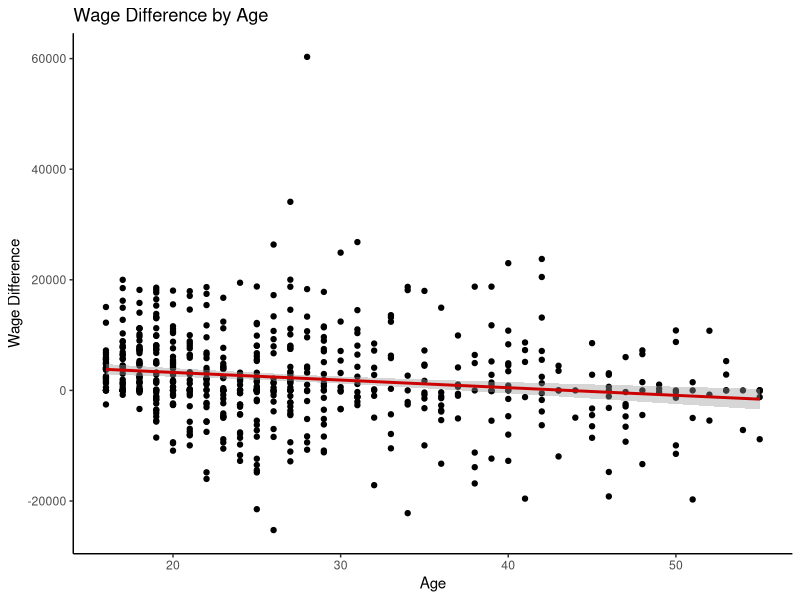
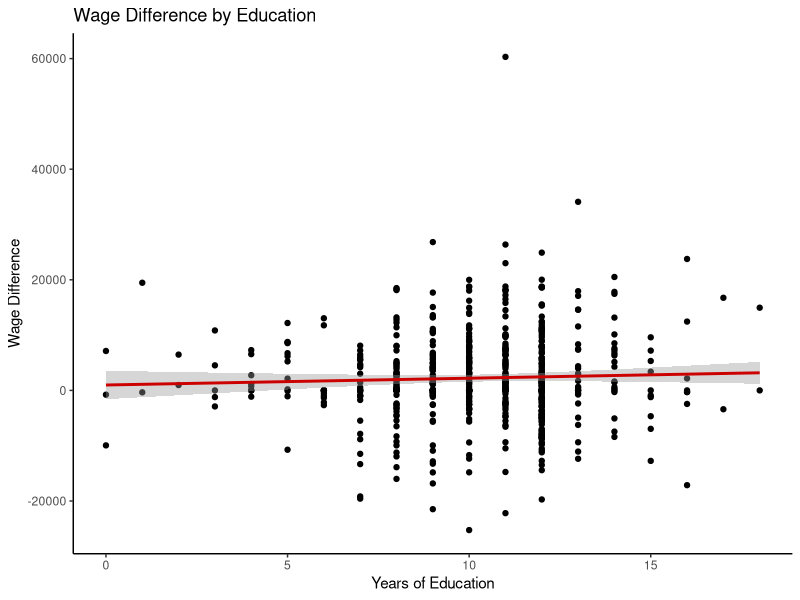
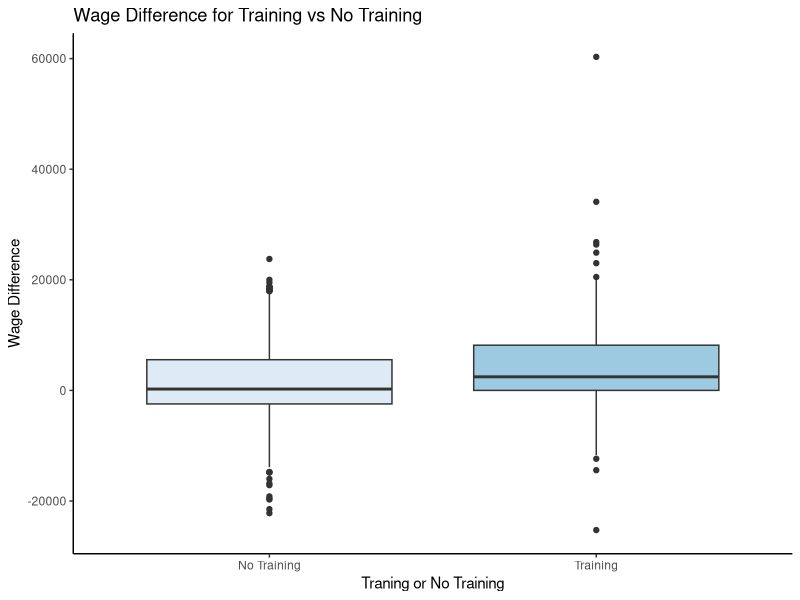
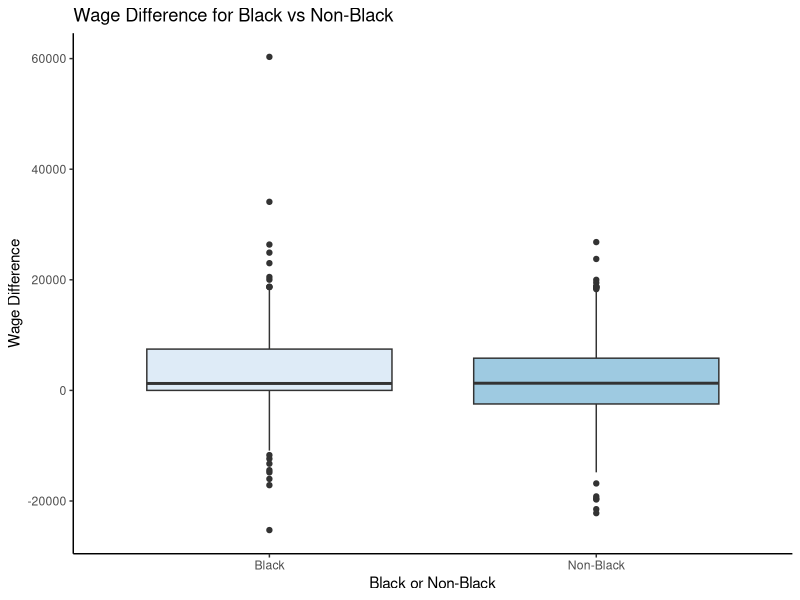
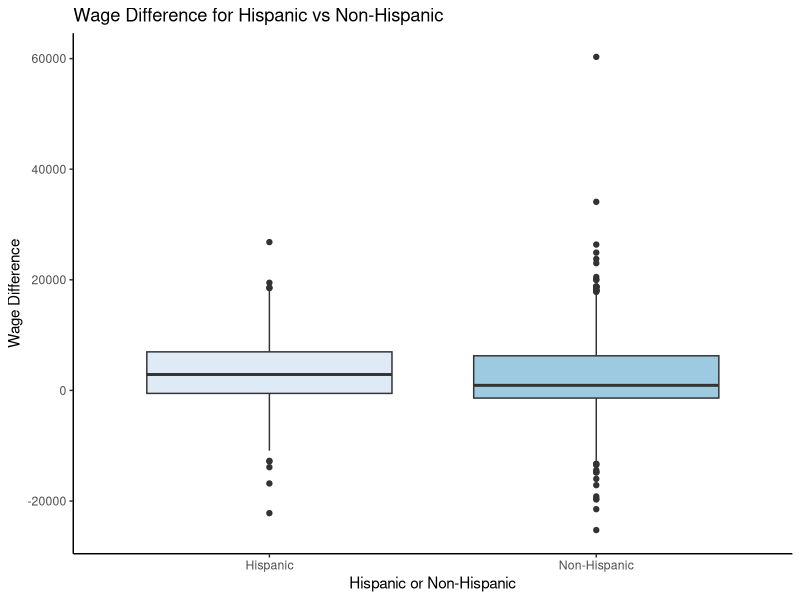
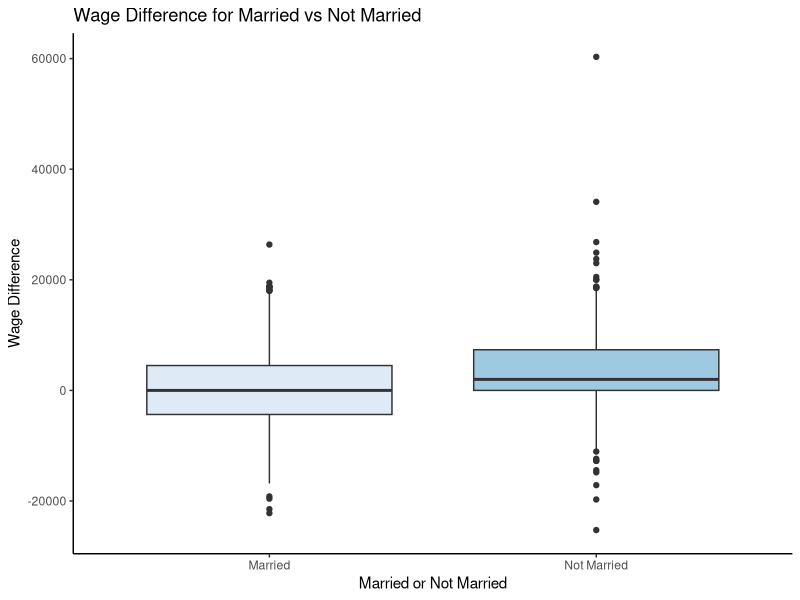
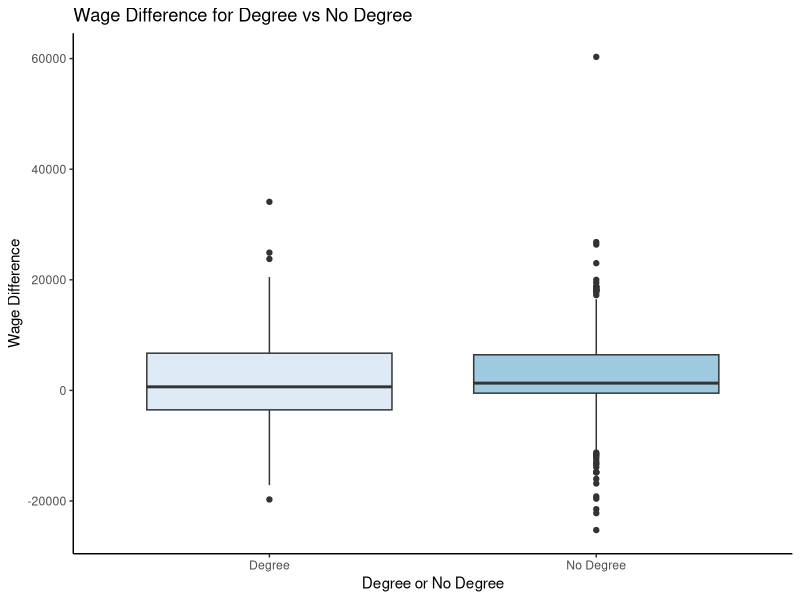
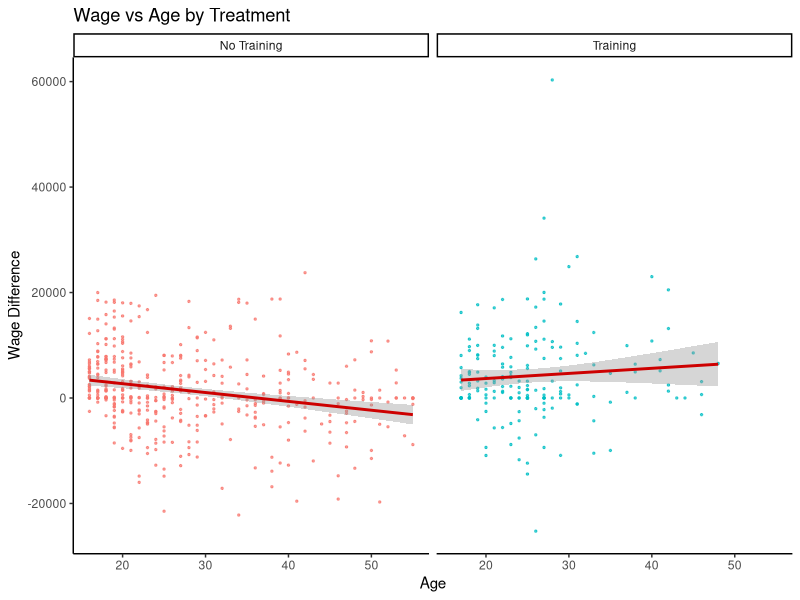

Source code (R) for these figures, in order:
## ---- chunk 1
knitr::opts_chunk$set(echo = TRUE)
options(xtable.comment = FALSE)
knitr::opts_chunk$set(fig.width=10, fig.height=5) 
## ---- chunk 2
library(xtable)
library(ggplot2)
library(rms)
library(arm)
library(e1071)
library(caret)
library(pROC)
setwd("../../../dataset/")
inc <- read.csv("lalondedata.txt", header = TRUE) 

# Observing the data set
summary(inc)
head(inc)
colnames(inc)

# Dropping the identifier row, as it is not required for our analysis
inc <- inc[,2:ncol(inc)]

# identifying what 0 and 1 means for each factor variable
inc$treat[inc$treat == 0] <- "No Training"
inc$treat[inc$treat == 1] <- "Training"

inc$black[inc$black == 0] <- "Non-Black"
inc$black[inc$black == 1] <- "Black"

inc$hispan[inc$hispan == 0] <- "Non-Hispanic"
inc$hispan[inc$hispan == 1] <- "Hispanic"

inc$married[inc$married == 0] <- "Not Married"
inc$married[inc$married == 1] <- "Married"

inc$nodegree[inc$nodegree == 1] <- "No Degree"
inc$nodegree[inc$nodegree == 0] <- "Degree"

# Converting the categorical variables into factor
inc$treat <- factor(inc$treat)
inc$black <- factor(inc$black)
inc$hispan <- factor(inc$hispan)
inc$married <- factor(inc$married)
inc$nodegree <- factor(inc$nodegree)

# Creating the response variable - comparing re78 against re74
inc$wage_diff <- inc$re78 - inc$re74

# look at revised data set
head(inc)
## ---- chunk 3
# wage vs age
ggplot(inc,aes(x=age, y=wage_diff)) +
  geom_point() + geom_smooth(method="lm",col="red3") + theme_classic() + theme(legend.position="none") +
  labs(title="Wage Difference by Age",y="Wage Difference",x="Age")
# wage vs educ
ggplot(inc,aes(x=educ, y=wage_diff)) +
  geom_point() + geom_smooth(method="lm",col="red3") + theme_classic() + theme(legend.position="none") +
  labs(title="Wage Difference by Education",y="Wage Difference",x="Years of Education")
## ---- chunk 4
# wage vs treat
ggplot(inc,aes(x=treat, y=wage_diff, fill=treat)) +
  geom_boxplot() + 
  scale_fill_brewer(palette="Blues") +
  labs(title="Wage Difference for Training vs No Training",y="Wage Difference",x="Traning or No Training") +
  theme_classic() + theme(legend.position="none")
# wage vs black
ggplot(inc,aes(x=black, y=wage_diff, fill=black)) +
  geom_boxplot() + 
  scale_fill_brewer(palette="Blues") +
  labs(title="Wage Difference for Black vs Non-Black",y="Wage Difference",x="Black or Non-Black") +
  theme_classic() + theme(legend.position="none")
# wage vs hispanic
ggplot(inc,aes(x=hispan, y=wage_diff, fill=hispan)) +
  geom_boxplot() + 
  scale_fill_brewer(palette="Blues") +
  labs(title="Wage Difference for Hispanic vs Non-Hispanic",y="Wage Difference",x="Hispanic or Non-Hispanic") +
  theme_classic() + theme(legend.position="none")
# wage vs married
ggplot(inc,aes(x=married, y=wage_diff, fill=married)) +
  geom_boxplot() + 
  scale_fill_brewer(palette="Blues") +
  labs(title="Wage Difference for Married vs Not Married",y="Wage Difference",x="Married or Not Married") +
  theme_classic() + theme(legend.position="none")
# wage vs degree
ggplot(inc,aes(x=nodegree, y=wage_diff, fill=nodegree)) +
  geom_boxplot() + 
  scale_fill_brewer(palette="Blues") +
  labs(title="Wage Difference for Degree vs No Degree",y="Wage Difference",x="Degree or No Degree") +
  theme_classic() + theme(legend.position="none")
## ---- chunk 5
# wage vs age by treat
ggplot(inc,aes(x=age, y=wage_diff)) +
  geom_point(size = .5, alpha = .7,aes(color=treat)) +
  geom_smooth(method="lm",col="red3") + theme_classic() + theme(legend.position="none") +
  labs(title="Wage vs Age by Treatment",y="Wage Difference",x="Age") +
  facet_wrap( ~ treat,ncol= 2) #this is number of "flavors"
# wage vs age by black
ggplot(inc,aes(x=age, y=wage_diff)) +
  geom_point(size = .5, alpha = .7,aes(color=black)) +
  geom_smooth(method="lm",col="red3") + theme_classic() + theme(legend.position="none") +
  labs(title="Wage vs Age by Black",y="Wage Difference",x="Age") +
  facet_wrap( ~ black,ncol= 2) #this is number of "flavors"
# wage vs age by hispan
ggplot(inc,aes(x=age, y=wage_diff)) +
  geom_point(size = .5, alpha = .7,aes(color=hispan)) +
  geom_smooth(method="lm",col="red3") + theme_classic() + theme(legend.position="none") +
  labs(title="Wage vs Age by Hispanic",y="Wage Difference",x="Age") +
  facet_wrap( ~ hispan,ncol= 2) #this is number of "flavors"
# wage vs age by married
ggplot(inc,aes(x=age, y=wage_diff)) +
  geom_point(size = .5, alpha = .7,aes(color=married)) +
  geom_smooth(method="lm",col="red3") + theme_classic() + theme(legend.position="none") +
  labs(title="Wage vs Age by Married",y="Wage Difference",x="Age") +
  facet_wrap( ~ married,ncol= 2) #this is number of "flavors"
# wage vs age by degree
ggplot(inc,aes(x=age, y=wage_diff)) +
  geom_point(size = .5, alpha = .7,aes(color=nodegree)) +
  geom_smooth(method="lm",col="red3") + theme_classic() + theme(legend.position="none") +
  labs(title="Wage vs Age by Degree",y="Wage Difference",x="Age") +
  facet_wrap( ~ nodegree,ncol= 2) #this is number of "flavors"
## ---- chunk 6
# wage vs educ by treat
ggplot(inc,aes(x=educ, y=wage_diff)) +
  geom_point(size = .5, alpha = .7,aes(color=treat)) +
  geom_smooth(method="lm",col="red3") + theme_classic() + theme(legend.position="none") +
  labs(title="Wage vs Education by Treatment",y="Wage Difference",x="Education") +
  facet_wrap( ~ treat,ncol= 2) #this is number of "flavors"
# wage vs educ by black
ggplot(inc,aes(x=educ, y=wage_diff)) +
  geom_point(size = .5, alpha = .7,aes(color=black)) +
  geom_smooth(method="lm",col="red3") + theme_classic() + theme(legend.position="none") +
  labs(title="Wage vs Education by Black",y="Wage Difference",x="Education") +
  facet_wrap( ~ black,ncol= 2) #this is number of "flavors"
# wage vs educ by hispan
ggplot(inc,aes(x=educ, y=wage_diff)) +
  geom_point(size = .5, alpha = .7,aes(color=hispan)) +
  geom_smooth(method="lm",col="red3") + theme_classic() + theme(legend.position="none") +
  labs(title="Wage vs Education by Hispanic",y="Wage Difference",x="Education") +
  facet_wrap( ~ hispan,ncol= 2) #this is number of "flavors"
# wage vs educ by married
ggplot(inc,aes(x=educ, y=wage_diff)) +
  geom_point(size = .5, alpha = .7,aes(color=married)) +
  geom_smooth(method="lm",col="red3") + theme_classic() + theme(legend.position="none") +
  labs(title="Wage vs Education by Married",y="Wage Difference",x="Education") +
  facet_wrap( ~ married,ncol= 2) #this is number of "flavors"
# wage vs educ by degree
ggplot(inc,aes(x=educ, y=wage_diff)) +
  geom_point(size = .5, alpha = .7,aes(color=nodegree)) +
  geom_smooth(method="lm",col="red3") + theme_classic() + theme(legend.position="none") +
  labs(title="Wage vs Education by Degree",y="Wage Difference",x="Education") +
  facet_wrap( ~ nodegree,ncol= 2) #this is number of "flavors"
## ---- chunk 7
# Removing obs 132
setwd("../../../dataset/")
NSW <- read.csv("lalondedata.txt")

NSW$treat <- factor(NSW$treat)
NSW$hispan <- factor(NSW$hispan)
NSW$black <- factor(NSW$black)
NSW$married <- factor(NSW$married)
NSW$nodegree <- factor(NSW$nodegree)
NSW$wage_diff <- NSW$re78 - NSW$re74
NSW$agec <- NSW$age - mean(NSW$age)
NSW$educ_c <- NSW$educ - mean(NSW$educ)

`%!in%` <- Negate(`%in%`)
NSW <- NSW[rownames(NSW) %!in% c(132), ]

# in this part of the code we just remove the outlier from our model, Mention in the EDA about his outlier
## ---- chunk 8

library(ggplot2)

modelbase <- lm(formula = wage_diff ~ treat + agec + black + hispan + educ + married + nodegree, data = NSW)
summary(modelbase)

## this chunk of code just returns the base model
## ---- chunk 9
# Linearity assumptions for baseline model
# now we use plot residuals to check for transformations
ggplot(NSW, aes(x=age ,y=modelbase$residual))+ geom_point() + geom_smooth() + ggtitle("Age vs Residuals")
# we see that model does well on linearity with age 

# educ vs residual -- roughly random and linearity satisfied but might consider transformation if desperate
ggplot(NSW, aes(x=educ ,y=modelbase$residual))+ geom_point() + geom_smooth() + ggtitle("Educ vs Residuals")

# now checking for independence, constant variance 

plot(modelbase, which =1)
plot(modelbase , which =2)
# check for ouliers and leverage point . we find some but none are influential points
plot(modelbase, which =4)
plot(modelbase, which =5)
# we do model assessment for here for base model here
## ---- chunk 10
null_model <- lm(formula = wage_diff ~ treat + agec + black + hispan + treat:agec + treat:hispan + treat:black + agec:black + agec:hispan, data = NSW)
full_model <- lm(formula = wage_diff ~ treat + agec + black + hispan + educ_c + married + nodegree + treat:agec + treat:hispan + treat:black + agec:black + agec:hispan + educ_c:treat + educ_c:hispan, data = NSW)
Model_stepwise <- step(null_model, scope = formula(full_model), direction="both",trace=0)
Model_stepwise$call

AIC <- lm(formula = wage_diff ~ treat + agec + married + treat:agec, data = NSW)
BIC <- lm(formula = wage_diff ~ treat + agec + treat:agec, data = NSW)
anova(BIC, AIC)

# AIC and BIC give same variables except married; by taking into account the EDA 
# and comparing the two with annova, we choose AIC model as the main model
summary(AIC)
# Feature selection is going to be the next step here
## ---- chunk 11
null_model <- lm(formula = wage_diff ~ treat + agec + black + hispan + treat:agec + treat:hispan + treat:black + agec:black + agec:hispan, data = NSW)
full_model <- lm(formula = wage_diff ~ treat + agec + black + hispan + educ_c + married + nodegree + treat:agec + treat:hispan + treat:black + agec:black + agec:hispan + educ_c:treat + educ_c:hispan, data = NSW)
Model_stepwise <- step(null_model, scope = formula(full_model), direction="both",trace=0)
Model_stepwise$call

AIC <- lm(formula = wage_diff ~ treat + agec + married + treat:agec, data = NSW)
BIC <- lm(formula = wage_diff ~ treat + agec + treat:agec, data = NSW)
anova(BIC, AIC)

# AIC and BIC give same variables except married; by taking into account the EDA 
# and comparing the two with annova, we choose AIC model as the main model
summary(AIC)
# Feature selection has been done in this part of the model
## ---- chunk 12
# Just to confirm we add each interaction in the null model and two we found interesting in the EDA one by one
# to our AIC and do an anova test and see that none of them significantly improved our fit for the model
# so we keep AIC (renamed as main model) as our final model
# please not that for annova we are adding the interactions to the tes_model 

main_model <- lm(formula = wage_diff ~ treat + age + married + treat:age, data = NSW)
test_model <- lm(formula = wage_diff ~ treat + age + married + treat:age + nodegree, data = NSW)
anova(main_model, test_model)

## ---- chunk 13
main_model <- lm(formula = wage_diff ~ agec + treat + married + agec:treat, data = NSW)
summary(main_model)
library(ggplot2)
ggplot(NSW, aes(x=agec, y = wage_diff)) + geom_point() + geom_smooth()
# roughly linear for age


plot(main_model, which = 1)
# constant variance and independence but we need to check outliers
plot(main_model, which = 2)
# noramlity seems fine


plot(main_model, which =5)
# we have few few leverage points given their leverage is greater than 0.02

# so now we have leverage and outliers and we check the cook's distance to ensure that none of 
# them are influential points

plot(main_model, 4)
# we have no influential points 

# lastly we check for multivollinearity
library(rms)
vif(main_model)
# this part is essentially the model assessment of our main variable
